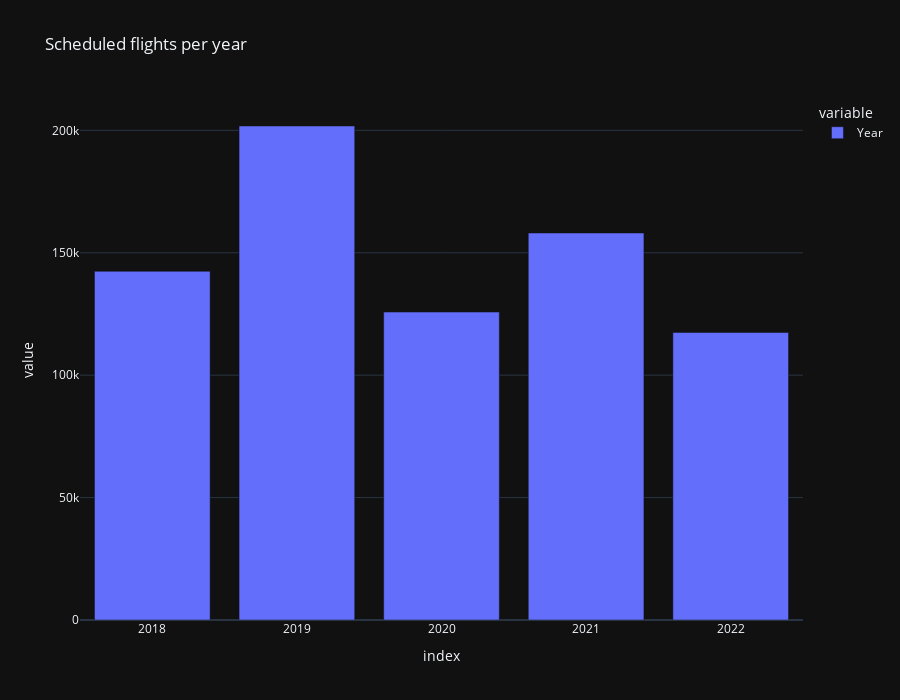

Notebook source saved alongside this figure:
### Code cell
px.bar(
    df_flights["Year"]
    .value_counts()
    .sort_values(ascending=True),
    orientation='v',
    template="plotly_dark",
    title="Scheduled flights per year",
    height=700,
)

### Figure 1 — Plotly figure (JSON) as saved in the notebook; plotly's stock layout.template omitted (floating-point values rounded to 4 significant figures)
{"data": [{"alignmentgroup": "True", "hovertemplate": "variable=Year<br>index=%{x}<br>value=%{y}<extra></extra>", "legendgroup": "Year", "marker": {"color": "#636efa", "pattern": {"shape": ""}}, "name": "Year", "offsetgroup": "Year", "orientation": "v", "showlegend": true, "textposition": "auto", "type": "bar", "x": [2022, 2020, 2018, 2021, 2019], "xaxis": "x", "y": [117456, 125791, 142439, 158070, 201784], "yaxis": "y"}], "layout": {"barmode": "relative", "height": 700, "legend": {"title": {"text": "variable"}, "tracegroupgap": 0}, "title": {"text": "Scheduled flights per year"}, "xaxis": {"anchor": "y", "domain": [0, 1], "title": {"text": "index"}}, "yaxis": {"anchor": "x", "domain": [0, 1], "title": {"text": "value"}}}}
